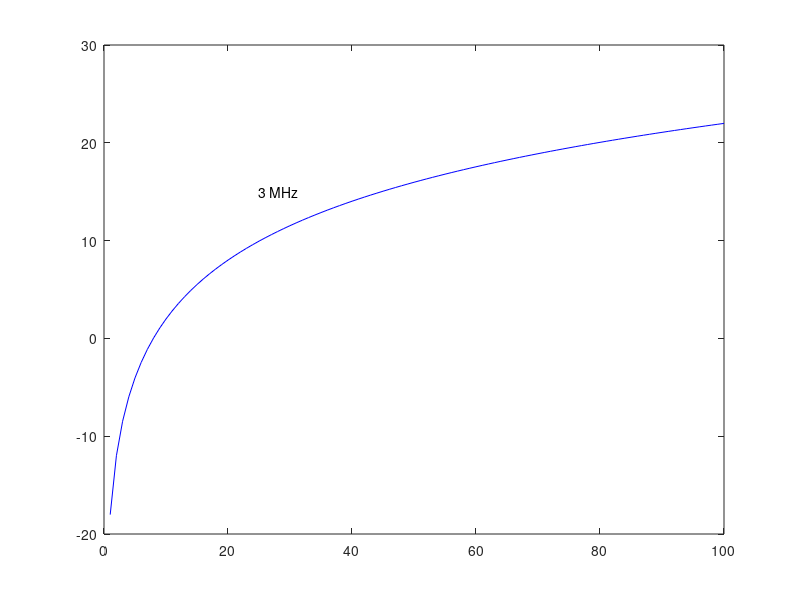

This figure's MATLAB source: (Note: this script raises an error after producing the figure.)
clc;
clear;
f=3*10^6;
C=3*10^8;
Lambda=C/f;
disp(Lambda);
d = 1:1:100;
disp(d);
PL=10*log10(((4*pi*d)./Lambda).^2);
disp(PL);
plot(d,PL,'b');
hold on;
text(25,15,'3 MHz ');
f1=30*10^6;
Lambda=C/f1;
PL=10*log10(((4*pi*d)./Lambda).^2);
plot(d,PL,'G');
hold on;
text(25,35,'30 MHz ');
f2=300*10^6;
Lambda=C/f2;
PL=10*log10(((4*pi*d)./Lambda).^2);
plot(d,PL,'r');
text(25,55,'300 MHz ');
hold off;
title('Path loss VS Distance for free space model');
xlabel('distance in (m)');
ylabel('pathloss in (db)');